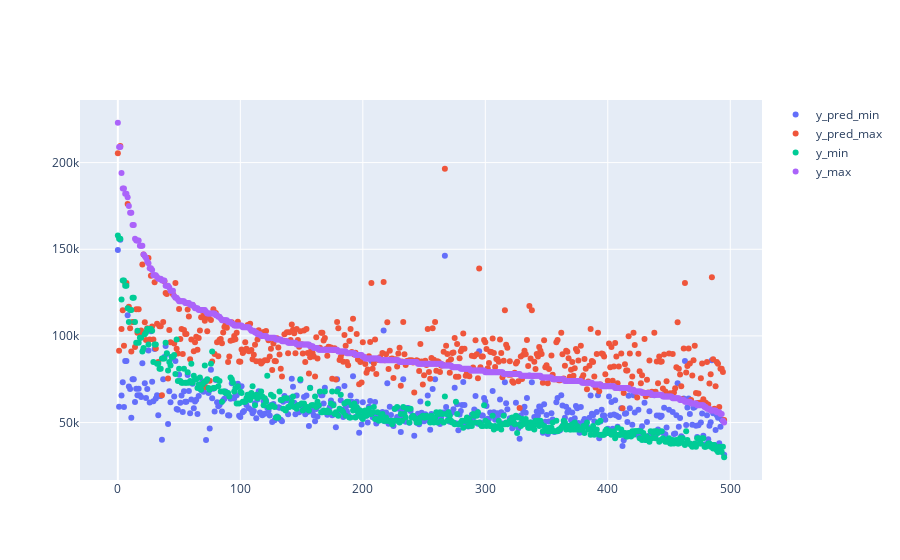

The notebook cell this image was saved under:
### Code cell
import plotly.graph_objects as go


fig = go.Figure()

# Add traces
fig.add_trace(go.Scatter(x=np.arange(0,496), y=y_pred_com['y_pred_min'],
                    mode='markers',
                    name='y_pred_min'))
fig.add_trace(go.Scatter(x=np.arange(0,496), y=y_pred_com['y_pred_max'],
                    mode='markers',
                    name='y_pred_max'))
fig.add_trace(go.Scatter(x=np.arange(0,496), y=y_pred_com['y_min'],
                    mode='markers',
                    name='y_min'))
fig.add_trace(go.Scatter(x=np.arange(0,496), y=y_pred_com['y_max'],
                    mode='markers',
                    name='y_max'))
fig.show()

### Figure 1 — Plotly figure (JSON) as saved in the notebook; plotly's stock layout.template omitted (floating-point values rounded to 4 significant figures; data arrays with more than 128 entries replaced by an {"elided": "..."} marker saying what was removed)
{"data": [{"mode": "markers", "name": "y_pred_min", "type": "scatter", "x": {"elided": "496 int values"}, "y": {"elided": "496 float values"}}, {"mode": "markers", "name": "y_pred_max", "type": "scatter", "x": {"elided": "496 int values"}, "y": {"elided": "496 float values"}}, {"mode": "markers", "name": "y_min", "type": "scatter", "x": {"elided": "496 int values"}, "y": {"elided": "496 int values"}}, {"mode": "markers", "name": "y_max", "type": "scatter", "x": {"elided": "496 int values"}, "y": {"elided": "496 int values"}}], "layout": {}}
